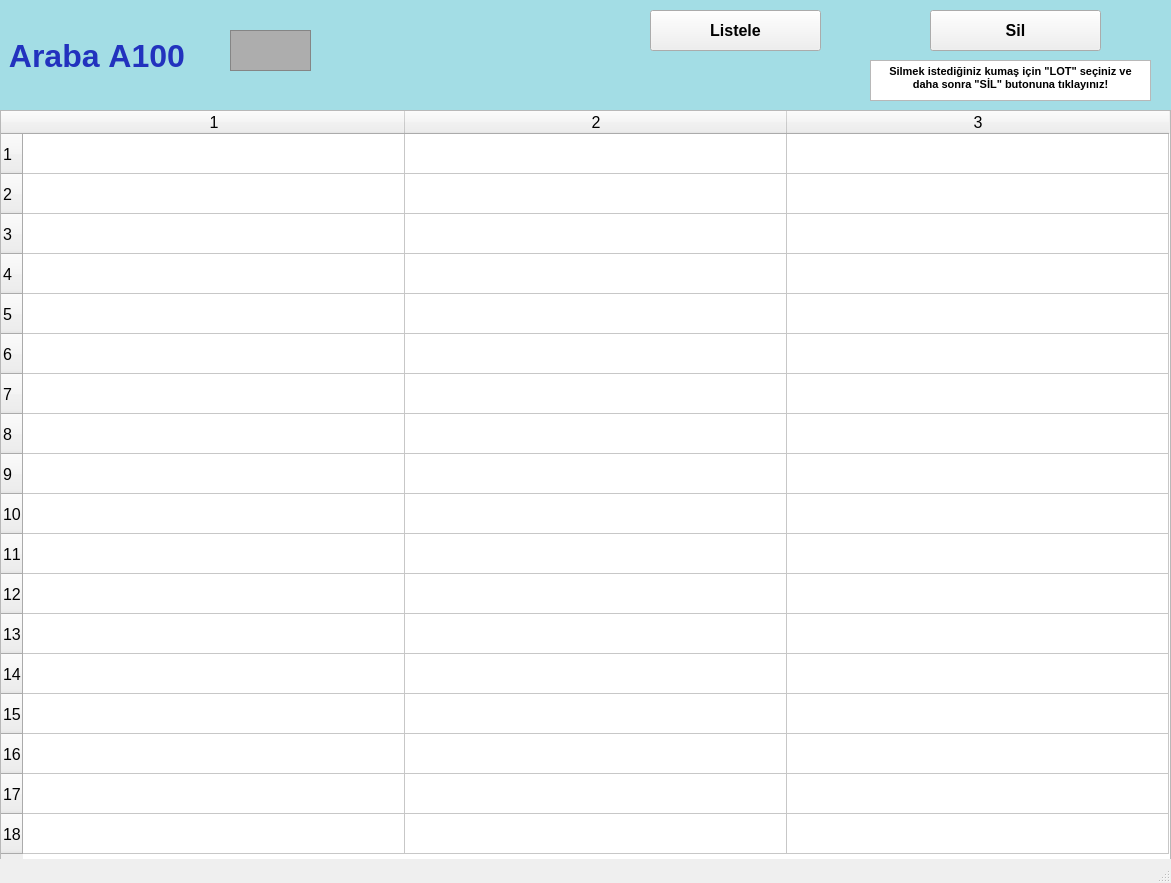
<?xml version="1.0" encoding="UTF-8"?>
<ui version="4.0">
 <class>arabalarA100_ekran</class>
 <widget class="QMainWindow" name="arabalarA100_ekran">
  <property name="geometry">
   <rect>
    <x>0</x>
    <y>0</y>
    <width>1171</width>
    <height>883</height>
   </rect>
  </property>
  <property name="font">
   <font>
    <pointsize>12</pointsize>
    <weight>50</weight>
    <bold>false</bold>
    <kerning>false</kerning>
   </font>
  </property>
  <property name="windowTitle">
   <string/>
  </property>
  <widget class="QWidget" name="centralwidget">
   <widget class="QLabel" name="arabaA1yazi_lbl">
    <property name="geometry">
     <rect>
      <x>0</x>
      <y>0</y>
      <width>1171</width>
      <height>111</height>
     </rect>
    </property>
    <property name="font">
     <font>
      <pointsize>24</pointsize>
      <weight>75</weight>
      <bold>true</bold>
     </font>
    </property>
    <property name="styleSheet">
     <string notr="true">background-color: rgb(163, 221, 229);
color: rgb(34, 50, 190);</string>
    </property>
    <property name="text">
     <string> Araba A100</string>
    </property>
   </widget>
   <widget class="QFrame" name="arabaA1_img">
    <property name="geometry">
     <rect>
      <x>230</x>
      <y>30</y>
      <width>81</width>
      <height>41</height>
     </rect>
    </property>
    <property name="styleSheet">
     <string notr="true">background-color: rgb(173, 173, 173);</string>
    </property>
    <property name="frameShape">
     <enum>QFrame::StyledPanel</enum>
    </property>
    <property name="frameShadow">
     <enum>QFrame::Raised</enum>
    </property>
   </widget>
   <widget class="QPushButton" name="listele100_btn">
    <property name="geometry">
     <rect>
      <x>650</x>
      <y>10</y>
      <width>171</width>
      <height>41</height>
     </rect>
    </property>
    <property name="font">
     <font>
      <pointsize>12</pointsize>
      <weight>75</weight>
      <bold>true</bold>
     </font>
    </property>
    <property name="text">
     <string>Listele</string>
    </property>
   </widget>
   <widget class="QTableWidget" name="A100_tw">
    <property name="geometry">
     <rect>
      <x>0</x>
      <y>110</y>
      <width>1171</width>
      <height>751</height>
     </rect>
    </property>
    <property name="baseSize">
     <size>
      <width>0</width>
      <height>0</height>
     </size>
    </property>
    <property name="rowCount">
     <number>18</number>
    </property>
    <property name="columnCount">
     <number>3</number>
    </property>
    <attribute name="horizontalHeaderVisible">
     <bool>true</bool>
    </attribute>
    <attribute name="horizontalHeaderCascadingSectionResizes">
     <bool>false</bool>
    </attribute>
    <attribute name="horizontalHeaderDefaultSectionSize">
     <number>382</number>
    </attribute>
    <attribute name="horizontalHeaderMinimumSectionSize">
     <number>38</number>
    </attribute>
    <attribute name="verticalHeaderDefaultSectionSize">
     <number>40</number>
    </attribute>
    <attribute name="verticalHeaderMinimumSectionSize">
     <number>23</number>
    </attribute>
    <row/>
    <row/>
    <row/>
    <row/>
    <row/>
    <row/>
    <row/>
    <row/>
    <row/>
    <row/>
    <row/>
    <row/>
    <row/>
    <row/>
    <row/>
    <row/>
    <row/>
    <row/>
    <column/>
    <column/>
    <column/>
   </widget>
   <widget class="QPushButton" name="sil100_btn">
    <property name="geometry">
     <rect>
      <x>930</x>
      <y>10</y>
      <width>171</width>
      <height>41</height>
     </rect>
    </property>
    <property name="font">
     <font>
      <pointsize>12</pointsize>
      <weight>75</weight>
      <bold>true</bold>
     </font>
    </property>
    <property name="text">
     <string>Sil</string>
    </property>
   </widget>
   <widget class="QTextBrowser" name="textBrowser">
    <property name="geometry">
     <rect>
      <x>870</x>
      <y>60</y>
      <width>281</width>
      <height>41</height>
     </rect>
    </property>
    <property name="html">
     <string>&lt;!DOCTYPE HTML PUBLIC &quot;-//W3C//DTD HTML 4.0//EN&quot; &quot;http://www.w3.org/TR/REC-html40/strict.dtd&quot;&gt;
&lt;html&gt;&lt;head&gt;&lt;meta name=&quot;qrichtext&quot; content=&quot;1&quot; /&gt;&lt;style type=&quot;text/css&quot;&gt;
p, li { white-space: pre-wrap; }
&lt;/style&gt;&lt;/head&gt;&lt;body style=&quot; font-family:'MS Shell Dlg 2'; font-size:12pt; font-weight:400; font-style:normal;&quot;&gt;
&lt;p align=&quot;center&quot; style=&quot; margin-top:0px; margin-bottom:0px; margin-left:0px; margin-right:0px; -qt-block-indent:0; text-indent:0px;&quot;&gt;&lt;span style=&quot; font-size:8pt; font-weight:600;&quot;&gt;Silmek istediğiniz kumaş için &amp;quot;LOT&amp;quot; seçiniz ve daha sonra &amp;quot;SİL&amp;quot; butonuna tıklayınız!&lt;/span&gt;&lt;/p&gt;&lt;/body&gt;&lt;/html&gt;</string>
    </property>
   </widget>
  </widget>
  <widget class="QStatusBar" name="statusbar"/>
 </widget>
 <resources/>
 <connections/>
</ui>
